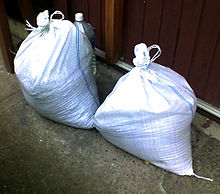
#> input picture blob_detection/bag_1.jpg, 220 x 194 px
$ jupyter execute blob_detector.ipynb
#> lines starting #> are read from the running program, lines starting #| are printed output that depends on the picture
[cell 1]
import cv2
import numpy as np

from matplotlib import pyplot as plt

[cell 2]
# Read image
im = cv2.imread("bag_1.jpg", cv2.IMREAD_GRAYSCALE)
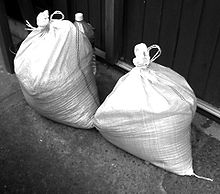
#> im: shape (194, 220); min 0, max 255, mean 105.7

# Set up the detector with default parameters.
detector = cv2.SimpleBlobDetector_create()

# Detect blobs.
keypoints = detector.detect(im)
#> keypoints = 2 keypoints; (x, y, size): (153, 52, 10.5), (57, 16, 8.7)

# Draw detected blobs as red circles.
# cv2.DRAW_MATCHES_FLAGS_DRAW_RICH_KEYPOINTS ensures the size of the circle corresponds to the size of blob
# im_with_keypoints = cv2.drawKeypoints(im, keypoints, np.array([]), (0,0,255),
#                                       cv2.DRAW_MATCHES_FLAGS_DRAW_RICH_KEYPOINTS)

im2 = im.copy()
for marker in keypoints:
    im2 = cv2.drawMarker(im2, tuple(int(i) for i in marker.pt), color=(0, 0, 255))
#> this loop made 2 passes
#> marker on passes 1 to 2: keypoint at (56.7, 16.2), size 8.7, keypoint at (152.6, 52.2), size 10.5
plt.imshow(im2), plt.show()

# Show keypoints
# cv2.imshow("Keypoints", im2)
# cv2.waitKey(0)
